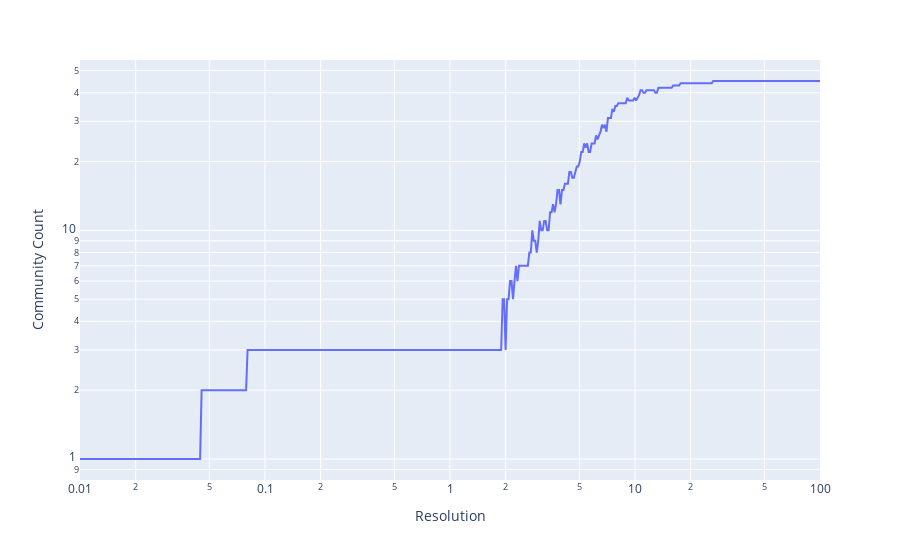

The cell this chart's notebook holds for it:
### Code cell
fig = px.line(x=resolutions, y=community_count, log_x=True, log_y=True, labels={'x': 'Resolution', 'y': 'Community Count'})
pyo.iplot(fig)

### Figure 1 — Plotly figure (JSON) as saved in the notebook; plotly's stock layout.template omitted (floating-point values rounded to 4 significant figures; data arrays with more than 128 entries replaced by an {"elided": "..."} marker saying what was removed)
{"data": [{"hovertemplate": "Resolution=%{x}<br>Community Count=%{y}<extra></extra>", "legendgroup": "", "line": {"color": "#636efa", "dash": "solid"}, "marker": {"symbol": "circle"}, "mode": "lines", "name": "", "orientation": "v", "showlegend": false, "type": "scatter", "x": {"elided": "500 float values"}, "xaxis": "x", "y": {"elided": "500 int values"}, "yaxis": "y"}], "layout": {"legend": {"tracegroupgap": 0}, "margin": {"t": 60}, "xaxis": {"anchor": "y", "domain": [0, 1], "title": {"text": "Resolution"}, "type": "log"}, "yaxis": {"anchor": "x", "domain": [0, 1], "title": {"text": "Community Count"}, "type": "log"}}}
